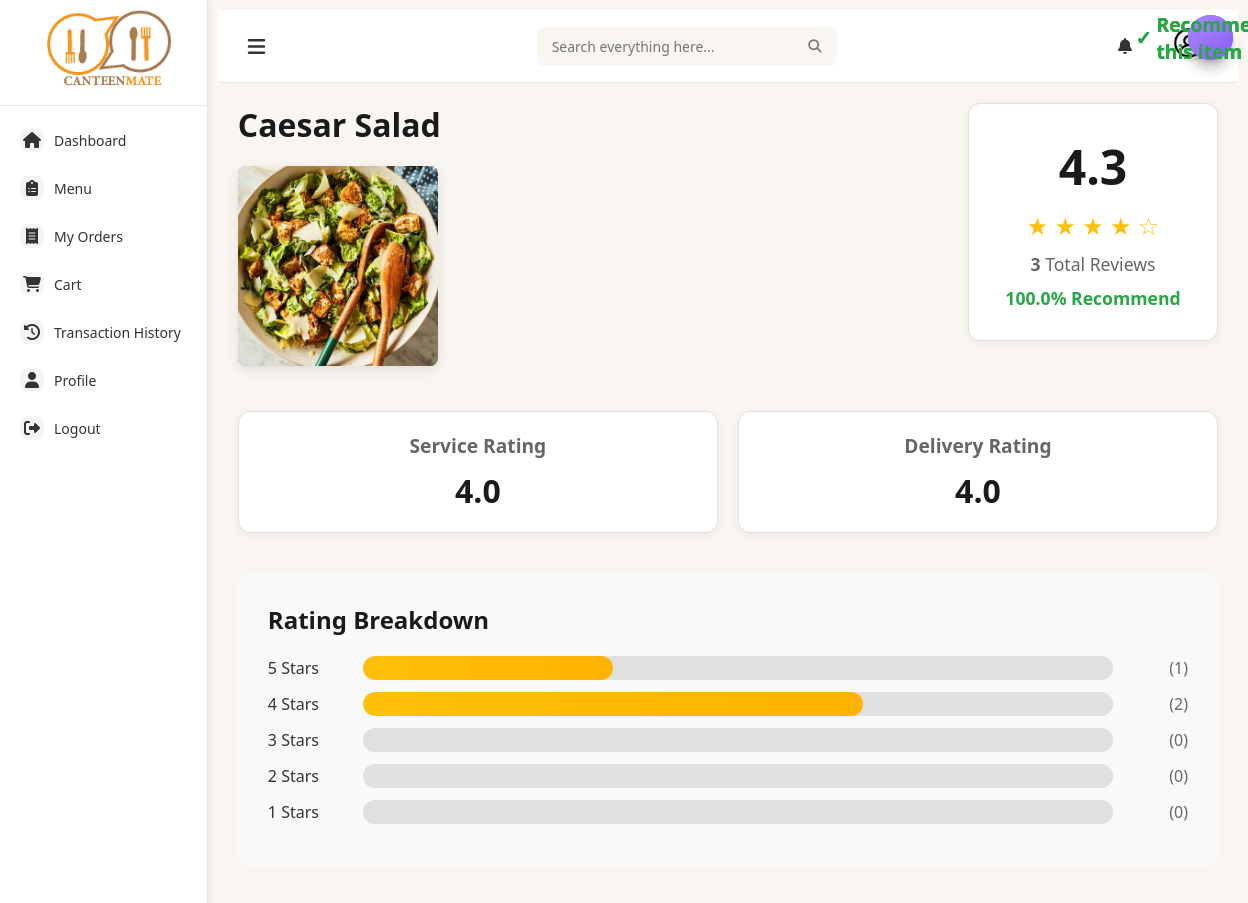
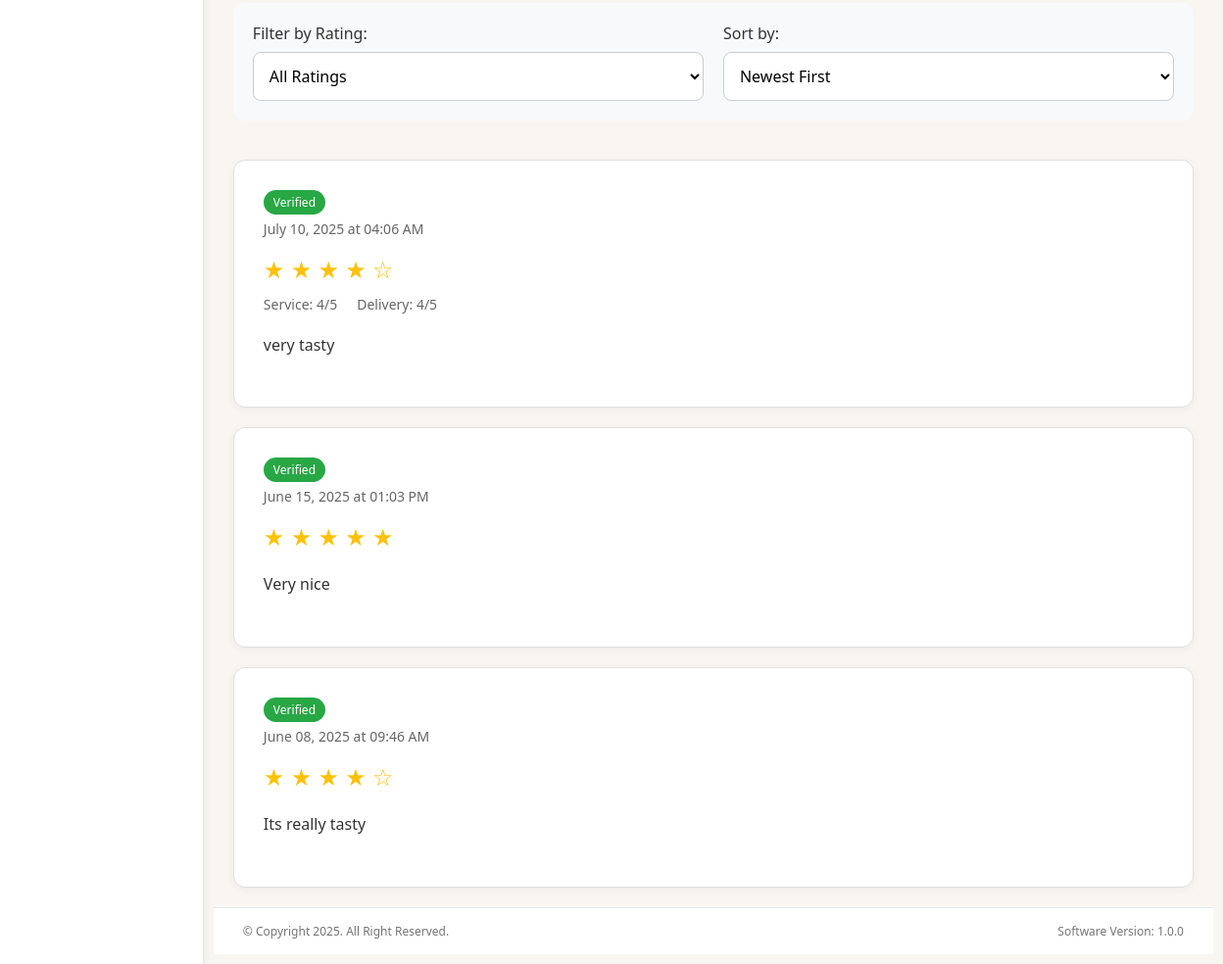
The app's page /item/4/reviews, older data (2 pictures, top to bottom).
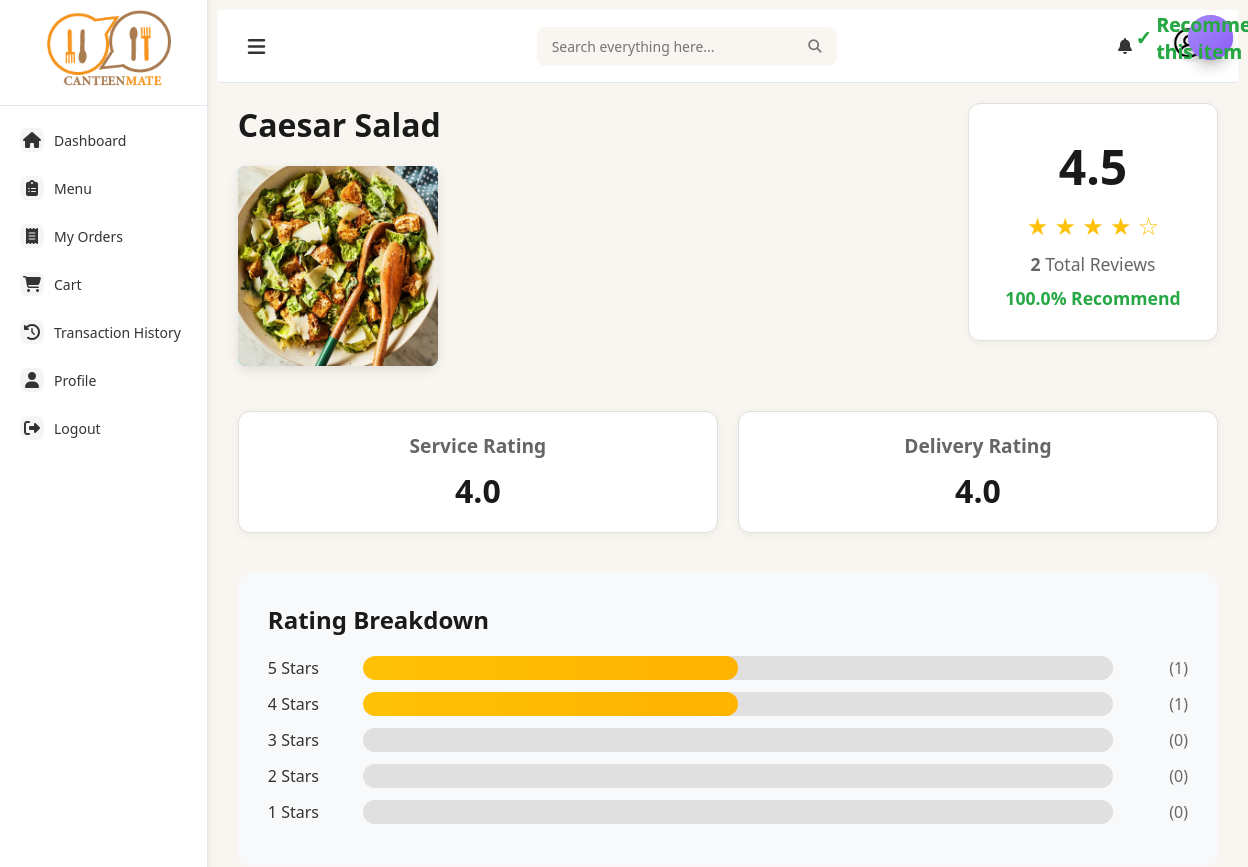
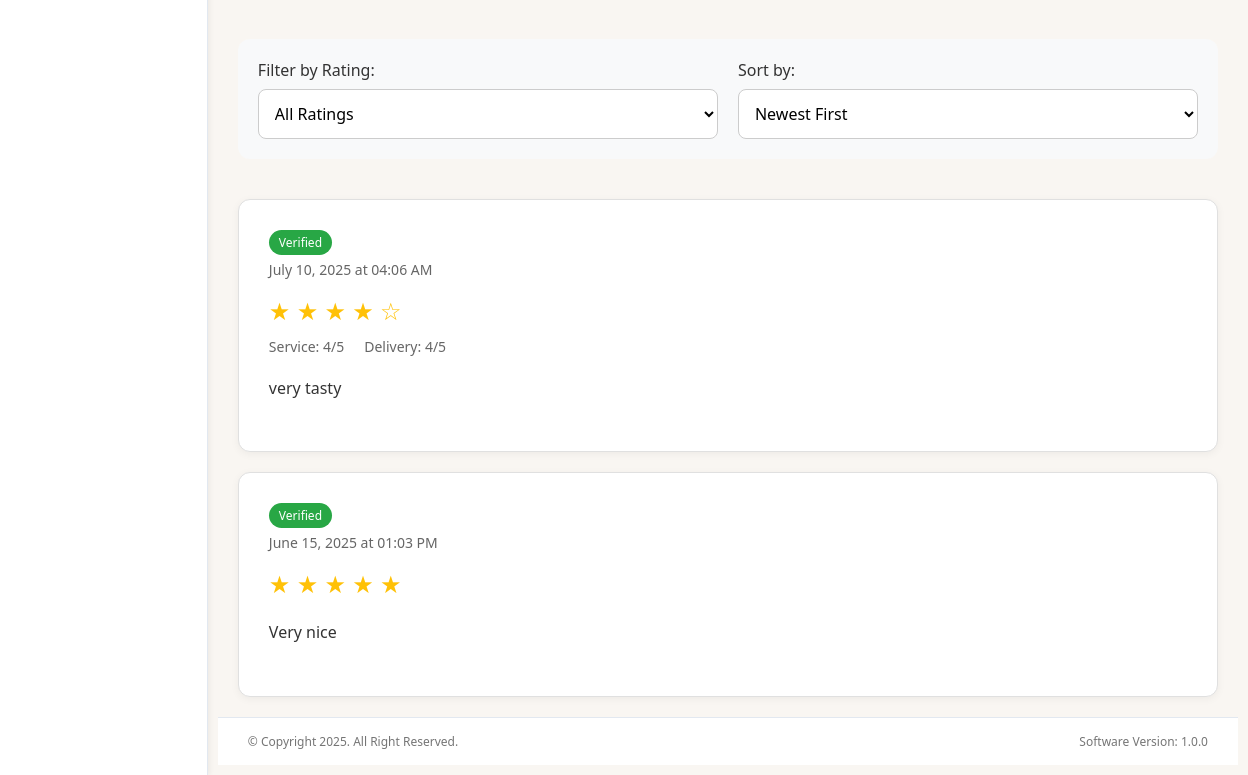
The same page, newer data (2 pictures, top to bottom).
### models.py (models this page shows, shortened)
class Review(db.Model):
    __tablename__ = 'reviews'
    id = db.Column(db.Integer, primary_key=True)
    user_id = db.Column(db.Integer, db.ForeignKey('user.id'), nullable=False)
    order_id = db.Column(db.Integer, db.ForeignKey('order.id'), nullable=False)
    item_id = db.Column(db.Integer, db.ForeignKey('items.id'), nullable=False)
    rating = db.Column(db.Integer, nullable=False)  # 1-5 stars
    comment = db.Column(db.Text)
    service_rating = db.Column(db.Integer)  # Optional: 1-5 stars for service
    delivery_rating = db.Column(db.Integer)  # Optional: 1-5 stars for delivery
    would_recommend = db.Column(db.Boolean, default=True)
    is_verified = db.Column(db.Boolean, default=True)  # Verified purchase
    helpful_count = db.Column(db.Integer, default=0)  # How many found it helpful
    created_at = db.Column(db.DateTime, default=datetime.utcnow)
    updated_at = db.Column(db.DateTime, default=datetime.utcnow, onupdate=datetime.utcnow)
    user = db.relationship('User', backref=db.backref('reviews', lazy=True))
    order = db.relationship('Order', backref=db.backref('reviews', lazy=True))
    item = db.relationship('Item', backref=db.backref('reviews', lazy=True))

### main.py (the view)
@app.route('/item/<int:item_id>/reviews')
def item_reviews(item_id):
    item = Item.query.get_or_404(item_id)
    page = request.args.get('page', 1, type=int)
    per_page = 10
    rating_filter = request.args.get('rating', type=int)
    sort_by = request.args.get('sort', 'newest')
    reviews_query = Review.query.filter_by(item_id=item_id, is_verified=True)
    if rating_filter and 1 <= rating_filter <= 5:
        reviews_query = reviews_query.filter_by(rating=rating_filter)
    if sort_by == 'oldest':
        reviews_query = reviews_query.order_by(Review.created_at.asc())
    elif sort_by == 'highest':
        reviews_query = reviews_query.order_by(Review.rating.desc())
    elif sort_by == 'lowest':
        reviews_query = reviews_query.order_by(Review.rating.asc())
    elif sort_by == 'helpful':
        reviews_query = reviews_query.order_by(Review.helpful_count.desc())
    else:  # newest (default)
        reviews_query = reviews_query.order_by(Review.created_at.desc())
    reviews = reviews_query.paginate(
        page=page,
        per_page=per_page,
        error_out=False
    )
    total_reviews = Review.query.filter_by(item_id=item_id, is_verified=True).count()
    avg_rating = db.session.query(func.avg(Review.rating)).filter_by(
        item_id=item_id, is_verified=True
    ).scalar()
    avg_rating = round(avg_rating, 1) if avg_rating else 0
    rating_distribution = {}
    for rating in range(1, 6):
        count = Review.query.filter_by(
            item_id=item_id,
            rating=rating,
            is_verified=True
        ).count()
        percentage = (count / total_reviews * 100) if total_reviews > 0 else 0
        rating_distribution[rating] = {
            'count': count,
            'percentage': round(percentage, 1)
        }
    avg_service_rating = db.session.query(func.avg(Review.service_rating)).filter_by(
        item_id=item_id, is_verified=True
    ).scalar()
    avg_delivery_rating = db.session.query(func.avg(Review.delivery_rating)).filter_by(
        item_id=item_id, is_verified=True
    ).scalar()
    avg_service_rating = round(avg_service_rating, 1) if avg_service_rating else 0
    avg_delivery_rating = round(avg_delivery_rating, 1) if avg_delivery_rating else 0
    recommend_count = Review.query.filter_by(
        item_id=item_id,
        would_recommend=True,
        is_verified=True
    ).count()
    recommend_percentage = (recommend_count / total_reviews * 100) if total_reviews > 0 else 0
    user_id = session.get('user_id')
    user = User.query.get(user_id) if user_id else None
    return render_template('item_reviews.html',
                         item=item,
                         reviews=reviews,
                         total_reviews=total_reviews,
                         avg_rating=avg_rating,
                         avg_service_rating=avg_service_rating,
                         avg_delivery_rating=avg_delivery_rating,
                         recommend_percentage=round(recommend_percentage, 1),
                         rating_distribution=rating_distribution,
                         current_rating_filter=rating_filter,
                         current_sort=sort_by,
                         user=user)

### templates/item_reviews.html (shortened to what the changed rows need)
{% extends "base.html" %}
{% block content %}
<div class="reviews-container">
    <div class="item-header">
        <div class="item-info">
            <h1>{{ item.name }}</h1>
        </div>
        <div class="stats-card">
            <div class="avg-rating">{{ avg_rating }}</div>
            <div class="rating-stars">
                {% for i in range(1, 6) %}
                    {% if i <= avg_rating %}
                        ★
                    {% else %}
                        ☆
                    {% endif %}
                {% endfor %}
            </div>
            <div class="total-reviews"><strong>{{ total_reviews }}</strong> Total Reviews</div>
            {% if recommend_percentage > 0 %}
                <div class="recommendation">{{ recommend_percentage }}% Recommend</div>
            {% endif %}
        </div>
    </div>
    <div class="rating-breakdown">
        <h2>Rating Breakdown</h2>
        {% for star in range(5, 0, -1) %}
            <div class="rating-row">
                <div class="rating-label">{{ star }} Stars</div>
                <div class="progress-bar">
                    <div class="progress-fill" style="width: {{ rating_distribution[star].percentage }}%;"></div>
                </div>
                <div class="rating-count">({{ rating_distribution[star].count }})</div>
            </div>
        {% endfor %}
    </div>
    <div class="reviews-list">
        {% for review in reviews.items %}
        <div class="review-card">
            <div class="review-header">
                <div class="reviewer-info">
                    <h3>
                        {% if review.is_verified %}
                            <span class="verified-badge">Verified</span>
                        {% endif %}
                    </h3>
                    <div class="review-date">
                        {{ review.created_at.strftime('%B %d, %Y at %I:%M %p') }}
                    </div>
                </div>
            </div>
            <div class="review-ratings">
                <div class="main-rating">
                    <span class="rating-stars">
                        {% for _ in range(review.rating) %}
                            ★
                        {% endfor %}
                        {% for _ in range(5 - review.rating) %}
                            ☆
                        {% endfor %}
                    </span>
                </div>
                {% if review.service_rating or review.delivery_rating %}
                    <div class="additional-ratings">
                        {% if review.service_rating %}
                            <span>Service: {{ review.service_rating }}/5</span>
                        {% endif %}
                        {% if review.delivery_rating %}
                            <span>Delivery: {{ review.delivery_rating }}/5</span>
                        {% endif %}
                    </div>
                {% endif %}
            </div>
            <div class="review-comment">{{ review.comment }}</div>
            {% if review.would_recommend %}
                <div class="recommendation-badge">
                    <span>✓</span> Recommends this item
                </div>
            {% endif %}
        </div>
        {% else %}
        <div class="no-reviews">
            <h3>No reviews yet for this item</h3>
            <p>Be the first to share your experience!</p>
        </div>
        {% endfor %}
    </div>
</div>
{% endblock %}

Row changes from the older to the newer data that the page shows:
no longer on this page (row edited): Review: is_verified "Verified", created_at "June 08, 2025 at 09:46 AM", rating 4 (drawn), comment "Its really tasty", would_recommend "Recommends this item"
Text that changed along with them:
{{ avg_rating }}: "4.3" → "4.5"
{{ total_reviews }}: "3" → "2"
{{ rating_distribution[star].percentage }}: 33.3 → 50.0 (drawn)
new list line: "4 Stars ( 1 )"
list line gone: "4 Stars ( 2 )"
